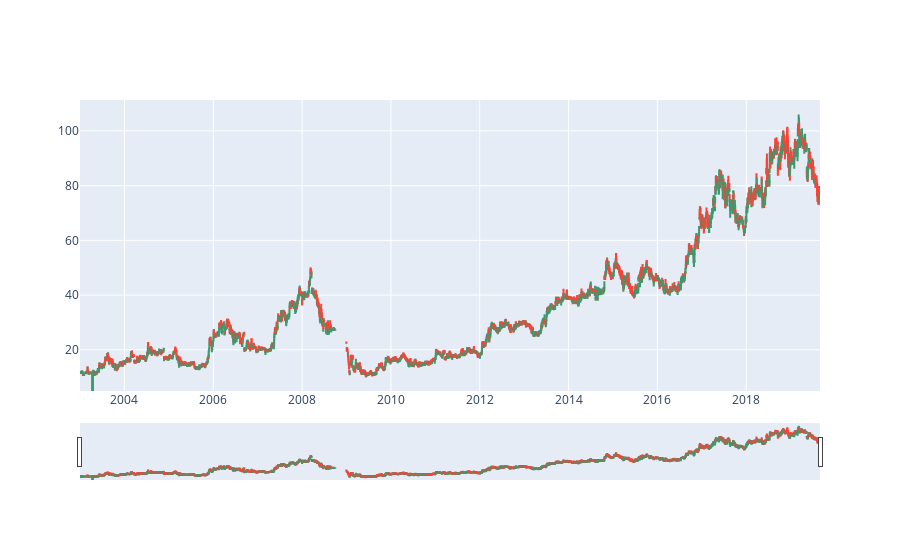

Source (notebook cell):
### Code cell
import plotly.graph_objects as go

import pandas as pd
from datetime import datetime



fig = go.Figure(data=[go.Candlestick(x=x.index,
                open=x['MEBL_Open'],
                high=x['MEBL_High'],
                low=x['MEBL_Low'],
                close=x['MEBL_Close'])])

fig.show()

### Figure 1 — Plotly figure (JSON) as saved in the notebook; plotly's stock layout.template omitted (floating-point values rounded to 4 significant figures; data arrays with more than 128 entries replaced by an {"elided": "..."} marker saying what was removed)
{"data": [{"close": {"elided": "4055 float values"}, "high": {"elided": "4055 float values"}, "low": {"elided": "4055 float values"}, "open": {"elided": "4055 float values"}, "type": "candlestick", "x": {"elided": "4055 str values"}}], "layout": {}}
